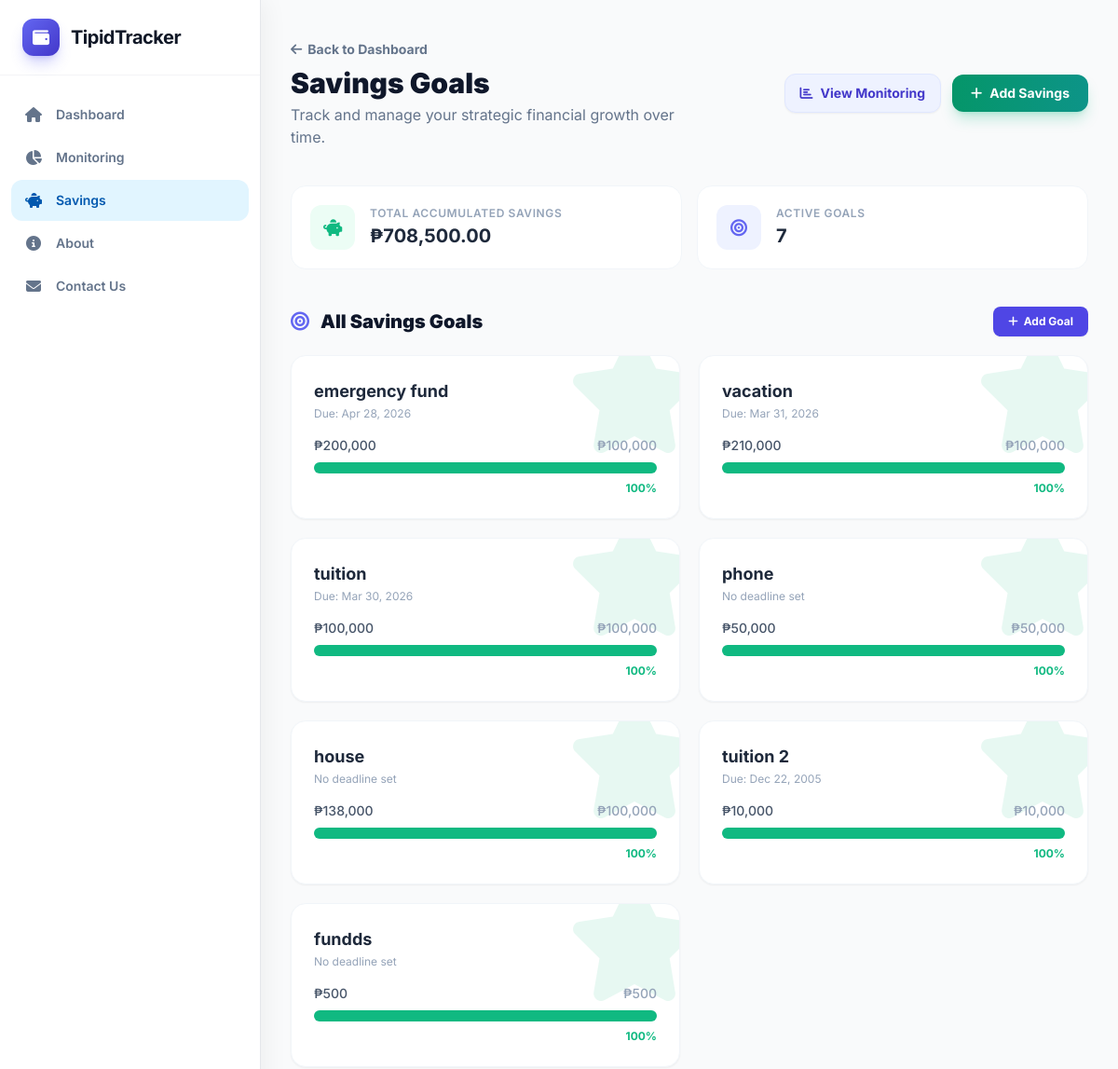
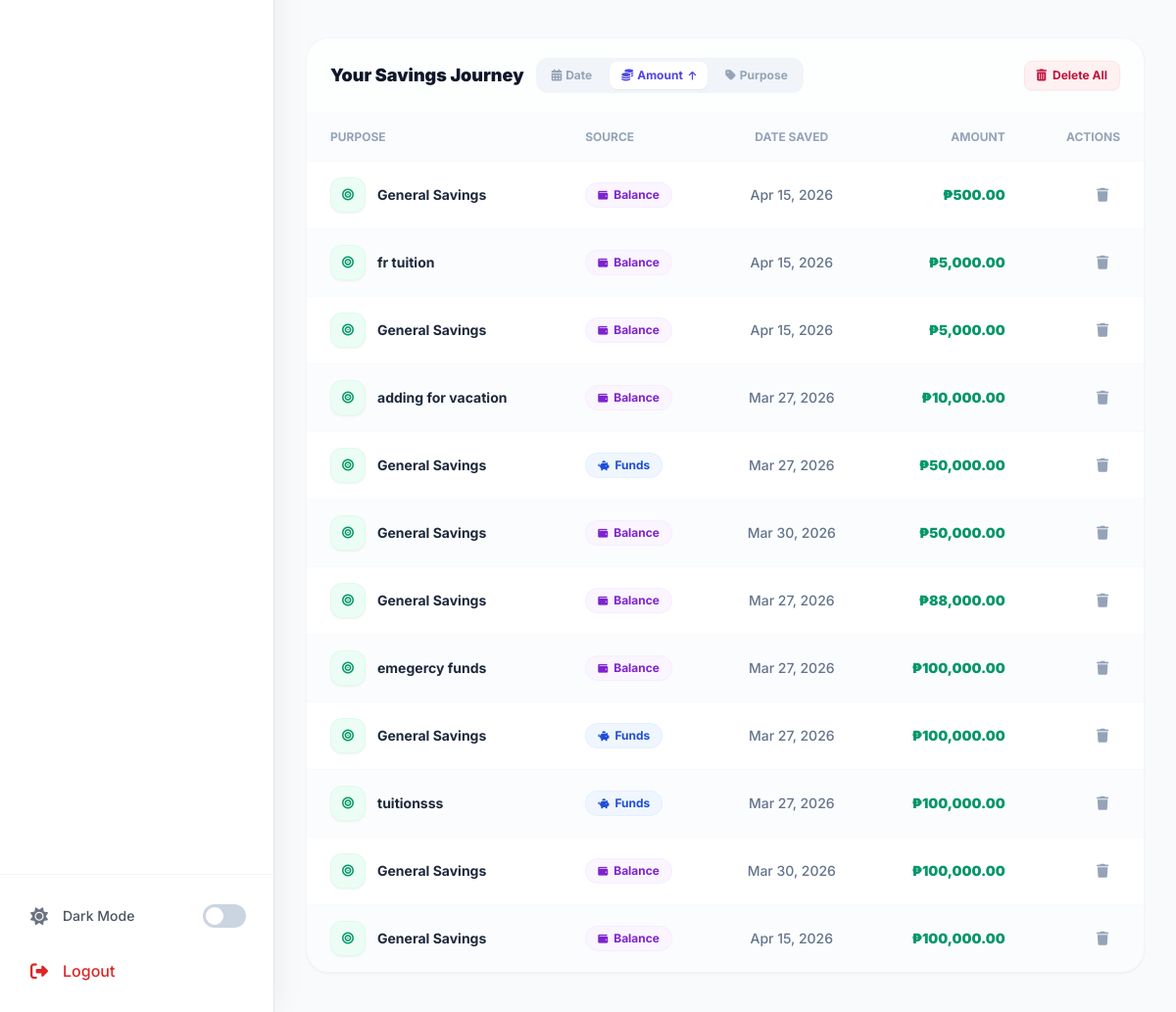
The page /savings/?sort=amount&dir=asc (signed in) on the database its author committed (2 pictures, top to bottom).
### budgetapp/models.py (models this page shows, shortened)
class SavingsGoal(models.Model):
    user          = models.ForeignKey(User, on_delete=models.CASCADE)
    name          = models.CharField(max_length=200)
    target_amount = models.DecimalField(max_digits=12, decimal_places=2,
                                        validators=[MinValueValidator(Decimal('0.01'))])
    deadline      = models.DateField(null=True, blank=True)

class Saving(models.Model):
    SOURCE_CHOICES = [
        ('funds',   'Funds'),
        ('balance', 'Balance'),
    ]
    user    = models.ForeignKey(User, on_delete=models.CASCADE)
    goal    = models.ForeignKey(SavingsGoal, on_delete=models.SET_NULL, null=True, blank=True)
    source  = models.CharField(max_length=20, choices=SOURCE_CHOICES, default='balance')
    purpose = models.CharField(max_length=200, default='General Savings')
    amount  = models.DecimalField(max_digits=12, decimal_places=2,
                                  validators=[MinValueValidator(Decimal('0.01'))])
    date    = models.DateField(default=datetime.date.today)

### budgetapp/views.py (the view)
# urls.py: path('savings/', views.savings_list, name='savings_list'),
@login_required
def savings_list(request):
    sort_by  = request.GET.get('sort', 'date')
    sort_dir = request.GET.get('dir', 'asc')   # asc = oldest first (lowest date)
    valid_sorts = {'date': 'date', 'amount': 'amount', 'purpose': 'purpose'}
    sort_field  = valid_sorts.get(sort_by, 'date')
    order_expr  = sort_field if sort_dir == 'asc' else f'-{sort_field}'
    savings       = Saving.objects.filter(user=request.user).select_related('goal').order_by(order_expr)
    total_savings = _agg(savings)
    goals         = SavingsGoal.objects.filter(user=request.user)
    goal_progress = []
    for g in goals:
        saved  = _agg(Saving.objects.filter(user=request.user, goal=g))
        target = g.target_amount
        if target > 0:
            pct    = min((float(saved) / float(target)) * 100, 100)
            status = 'completed' if pct >= 100 else 'in_progress'
            goal_progress.append({
                'pk':       g.pk,
                'name':     g.name,
                'saved':    float(saved),
                'target':   float(target),
                'percent':  pct,
                'status':   status,
                'deadline': g.deadline,
            })
    return render(request, 'budgetapp/savings_list.html',
                  {'savings': savings, 'total_savings': total_savings,
                   'goal_progress': goal_progress,
                   'sort_by': sort_by, 'sort_dir': sort_dir})

### budgetapp/views.py (called while the page is built)
def _agg(qs, field='amount'):
    return qs.aggregate(total=Sum(field))['total'] or 0

### budgetapp/templates/budgetapp/savings_list.html (shortened to what this page needs)
{% extends 'base.html' %}
{% load humanize %}
{% block content %}
<div class="flex flex-col sm:flex-row sm:items-center justify-between gap-6 mb-10">
    <div>
        <a href="{% url 'dashboard' %}" class="inline-flex items-center text-sm font-bold text-slate-500 hover:text-indigo-600 dark:text-gray-400 dark:hover:text-indigo-400 transition-colors mb-2 group">
            <i class="fas fa-arrow-left mr-1.5 transform group-hover:-translate-x-1 transition-transform"></i> Back to Dashboard
        </a>
        <h2 class="text-3xl font-black text-slate-900 dark:text-white">Savings Goals</h2>
        <p class="text-slate-500 dark:text-gray-400 mt-1 max-w-md">Track and manage your strategic financial growth over time.</p>
    </div>
    <div class="flex flex-wrap items-center gap-3">
        <a href="{% url 'savings_monitoring' %}" class="inline-flex items-center px-4 py-2.5 text-sm font-bold text-indigo-700 bg-indigo-50 border border-indigo-100 rounded-xl hover:bg-indigo-100 dark:bg-dark-surface dark:text-gray-200 dark:border-dark-border dark:hover:bg-gray-800 transition-all shadow-sm active:scale-95">
            <i class="fas fa-chart-bar mr-2"></i> View Monitoring
        </a>
        <a href="{% url 'saving_create' %}" class="inline-flex items-center px-5 py-2.5 text-sm font-bold text-white bg-gradient-to-r from-emerald-600 to-teal-600 rounded-xl hover:from-emerald-700 hover:to-teal-700 transition-all shadow-lg shadow-emerald-500/25 active:scale-95">
            <i class="fas fa-plus mr-2"></i> Add Savings
        </a>
    </div>
</div>
<div class="grid grid-cols-1 sm:grid-cols-2 gap-4 mb-10">
    <div class="bg-white dark:bg-dark-surface rounded-2xl border border-slate-100 dark:border-dark-border p-5 flex items-center gap-4">
        <div class="w-12 h-12 rounded-xl bg-emerald-50 dark:bg-green-500/10 flex items-center justify-center flex-shrink-0">
            <i class="fas fa-piggy-bank text-emerald-500 text-lg"></i>
        </div>
        <div>
            <p class="text-xs font-semibold text-slate-400 uppercase tracking-wider">Total Accumulated Savings</p>
            <p class="text-xl font-bold text-slate-800 dark:text-white mt-0.5">₱{{ total_savings|floatformat:2|intcomma }}</p>
        </div>
    </div>
    <div class="bg-white dark:bg-dark-surface rounded-2xl border border-slate-100 dark:border-dark-border p-5 flex items-center gap-4">
        <div class="w-12 h-12 rounded-xl bg-indigo-50 dark:bg-primary-500/10 flex items-center justify-center flex-shrink-0">
            <i class="fas fa-bullseye text-indigo-500 text-lg"></i>
        </div>
        <div>
            <p class="text-xs font-semibold text-slate-400 uppercase tracking-wider">Active Goals</p>
            <p class="text-xl font-bold text-slate-800 dark:text-white mt-0.5">{{ goal_progress|length|default:"0" }}</p>
        </div>
    </div>
</div>
<div class="mb-10">
    <div class="flex items-center justify-between mb-5">
        <h3 class="text-xl font-black text-slate-900 dark:text-white"><i class="fas fa-bullseye text-indigo-500 mr-2"></i> All Savings Goals</h3>
        <a href="{% url 'savings_goal_create' %}" class="inline-flex items-center px-4 py-2 text-xs font-bold text-white bg-indigo-600 rounded-lg hover:bg-indigo-700 transition-all shadow-sm">
            <i class="fas fa-plus mr-1.5"></i> Add Goal
        </a>
    </div>
    {% if goal_progress %}
    <div class="grid grid-cols-1 md:grid-cols-2 xl:grid-cols-3 gap-5">
        {% for gp in goal_progress %}
        <div class="bg-white dark:bg-dark-surface rounded-2xl p-6 shadow-sm border border-slate-100 dark:border-dark-border hover:border-indigo-200 transition-all duration-300 hover:shadow-lg hover:-translate-y-1 group relative overflow-hidden">
            <div class="flex justify-between items-start mb-4 relative z-10">
                <div>
                    <h4 class="font-bold text-slate-800 dark:text-white text-lg">{{ gp.name }}</h4>
                    <p class="text-xs text-slate-400 mt-0.5">{% if gp.deadline %}Due: {{ gp.deadline|date:"M d, Y" }}{% else %}No deadline set{% endif %}</p>
                </div>
            </div>
            <div class="relative z-10">
                <div class="flex justify-between text-sm font-medium mb-2">
                    <span class="text-slate-600 dark:text-gray-300">₱{{ gp.saved|floatformat:0|intcomma }}</span>
                    <span class="text-slate-400">₱{{ gp.target|floatformat:0|intcomma }}</span>
                </div>
                <div class="w-full bg-slate-100 dark:bg-gray-700 rounded-full h-3">
                    <div class="h-3 rounded-full transition-all duration-1000 ease-out list-savings-bar {% if gp.status == 'completed' %}bg-emerald-500{% else %}bg-indigo-500{% endif %}" style="width: 0%" data-width="{{ gp.percent }}%"></div>
                </div>
                <p class="text-xs font-bold text-right mt-2 {% if gp.status == 'completed' %}text-emerald-500{% else %}text-indigo-500{% endif %}">{{ gp.percent|floatformat:0 }}%</p>
            </div>
            {% if gp.status == 'completed' %}
            <div class="absolute -right-6 -top-6 text-emerald-500/10">
                <i class="fas fa-star text-9xl"></i>
            </div>
            {% endif %}
        </div>
        {% endfor %}
    </div>
    {% endif %}
</div>
<div class="bg-white dark:bg-dark-surface rounded-3xl shadow-sm border border-slate-100 dark:border-dark-border overflow-hidden">
    <div class="px-6 py-5 border-b border-slate-50 dark:border-dark-border flex flex-wrap gap-3 justify-between items-center bg-slate-50/30 dark:bg-gray-800/20">
        <div class="flex items-center gap-3 flex-wrap">
            <h3 class="text-lg font-black text-slate-900 dark:text-white">Your Savings Journey</h3>
            <div class="flex items-center gap-1.5 bg-slate-100 dark:bg-gray-800 p-1 rounded-xl">
                {% with next_dir_date=sort_dir|yesno:'desc,asc' %}
                <a href="?sort=date&dir={% if sort_by == 'date' %}{{ next_dir_date }}{% else %}asc{% endif %}"
                   class="flex items-center gap-1 px-3 py-1.5 text-xs font-bold rounded-lg transition-all
                          {% if sort_by == 'date' %}bg-white dark:bg-gray-700 text-indigo-600 dark:text-indigo-400 shadow-sm{% else %}text-slate-400 hover:text-slate-600 dark:hover:text-gray-300{% endif %}">
                    <i class="fas fa-calendar-alt"></i> Date
                </a>
                {% endwith %}
                {% with next_dir_amt=sort_dir|yesno:'desc,asc' %}
                <a href="?sort=amount&dir={% if sort_by == 'amount' %}{{ next_dir_amt }}{% else %}asc{% endif %}"
                   class="flex items-center gap-1 px-3 py-1.5 text-xs font-bold rounded-lg transition-all
                          {% if sort_by == 'amount' %}bg-white dark:bg-gray-700 text-indigo-600 dark:text-indigo-400 shadow-sm{% else %}text-slate-400 hover:text-slate-600 dark:hover:text-gray-300{% endif %}">
                    <i class="fas fa-coins"></i> Amount
                    {% if sort_by == 'amount' %}
                        <i class="fas fa-arrow-{% if sort_dir == 'asc' %}up{% else %}down{% endif %} text-[10px] ml-0.5"></i>
                    {% endif %}
                </a>
                {% endwith %}
                {% with next_dir_pur=sort_dir|yesno:'desc,asc' %}
                <a href="?sort=purpose&dir={% if sort_by == 'purpose' %}{{ next_dir_pur }}{% else %}asc{% endif %}"
                   class="flex items-center gap-1 px-3 py-1.5 text-xs font-bold rounded-lg transition-all
                          {% if sort_by == 'purpose' %}bg-white dark:bg-gray-700 text-indigo-600 dark:text-indigo-400 shadow-sm{% else %}text-slate-400 hover:text-slate-600 dark:hover:text-gray-300{% endif %}">
                    <i class="fas fa-tag"></i> Purpose
                </a>
                {% endwith %}
            </div>
        </div>
        {% if savings %}
        <a href="{% url 'saving_delete_all' %}" class="inline-flex items-center px-3 py-1.5 text-xs font-bold text-rose-700 bg-rose-50 border border-rose-100 rounded-lg hover:bg-rose-100 transition-all shadow-sm active:scale-95">
            <i class="fas fa-trash-alt mr-1.5"></i> Delete All
        </a>
        {% endif %}
    </div>
    <div class="overflow-x-auto" style="--scroll-shadow: inset -8px 0 12px -8px rgba(0,0,0,.06);">
        <table class="w-full text-sm text-left text-slate-500 dark:text-gray-400 min-w-[540px]">
            <thead class="text-xs text-slate-400 uppercase bg-slate-50/50 dark:bg-gray-800/80 dark:text-gray-400 border-b border-slate-50 dark:border-dark-border">
                <tr>
                    <th scope="col" class="px-6 py-4 font-bold">Purpose</th>
                    <th scope="col" class="px-6 py-4 font-bold">Source</th>
                    <th scope="col" class="px-6 py-4 font-bold text-center">Date Saved</th>
                    <th scope="col" class="px-6 py-4 font-bold text-right">Amount</th>
                    <th scope="col" class="px-6 py-4 font-bold text-right">Actions</th>
                </tr>
            </thead>
            <tbody id="savings-tbody">
                {% for saving in savings %}
                <tr class="bg-white odd:bg-white even:bg-slate-50/50 dark:bg-dark-surface hover:bg-emerald-50/30 dark:hover:bg-gray-800/50 transition-all duration-200 border-b border-slate-50 dark:border-dark-border last:border-0 group/row">
                    <td class="px-6 py-4 font-bold text-slate-800 dark:text-white">
                        <div class="flex items-center gap-3">
                            <div class="w-9 h-9 rounded-xl bg-emerald-50 text-emerald-600 dark:bg-green-500/10 dark:text-green-400 flex items-center justify-center text-xs flex-shrink-0 transition-transform group-hover/row:scale-110 shadow-sm border border-emerald-100/50">
                                <i class="fas fa-bullseye"></i>
                            </div>
                            <span>{{ saving.purpose }}</span>
                        </div>
                    </td>
                    <td class="px-6 py-4">
                        {% if saving.source == 'funds' %}
                        <span class="inline-flex items-center gap-1.5 px-3 py-1 text-xs font-bold rounded-full bg-blue-50 text-blue-700 dark:bg-blue-500/10 dark:text-blue-400 border border-blue-100/50">
                            <i class="fas fa-piggy-bank text-[10px]"></i> Funds
                        </span>
                        {% else %}
                        <span class="inline-flex items-center gap-1.5 px-3 py-1 text-xs font-bold rounded-full bg-purple-50 text-purple-700 dark:bg-purple-500/10 dark:text-purple-400 border border-purple-100/50">
                            <i class="fas fa-wallet text-[10px]"></i> Balance
                        </span>
                        {% endif %}
                    </td>
                    <td class="px-6 py-4 text-center text-slate-500 dark:text-gray-400 font-medium">{{ saving.date|date:"M d, Y" }}</td>
                    <td class="px-6 py-4 font-black text-emerald-600 dark:text-emerald-400 text-right">₱{{ saving.amount|floatformat:2|intcomma }}</td>
                    <td class="px-6 py-4 text-right">
                        <div class="flex justify-end gap-2">
                            <a href="{% url 'saving_delete' saving.pk %}" class="w-9 h-9 flex items-center justify-center text-slate-400 hover:text-rose-600 hover:bg-rose-50 dark:hover:bg-red-500/10 rounded-xl transition-all border border-transparent hover:border-rose-100 hover:shadow-sm" title="Delete">
                                <i class="fas fa-trash text-sm"></i>
                            </a>
                        </div>
                    </td>
                </tr>
                {% endfor %}
            </tbody>
        </table>
    </div>
</div>
{% endblock %}

### templates/base.html (style rules this page uses)
:root { --hue: 243; --primary: oklch(52% 0.22 var(--hue)); --primary-dim: oklch(45% 0.18 var(--hue)); --primary-soft:oklch(96% 0.03 var(--hue)); --green: oklch(58% 0.18 150); --red: oklch(56% 0.22 25); --surface: oklch(99.5% 0.004 var(--hue)); --surface-2: oklch(97.5% 0.005 var(--hue)); --border: oklch(91% 0.01 var(--hue)); --text-1: oklch(18% 0.015 var(--hue)); --text-2: oklch(50% 0.01 var(--hue)); --text-muted: oklch(55% 0.01 var(--hue)); --radius: 1rem; --shadow-sm: 0 1px 3px rgba(0,0,0,.06), 0 1px 2px rgba(0,0,0,.04); --shadow-md: 0 4px 16px rgba(0,0,0,.08); --shadow-lg: 0 8px 32px rgba(0,0,0,.12); --ease-out: cubic-bezier(0.23, 1, 0.32, 1); --dur-fast: 140ms; --dur-base: 220ms; }
tbody tr { animation: fadeInRow 0.35s ease both; }
tbody tr:nth-child(1) { animation-delay: 0ms; }
tbody tr:nth-child(2) { animation-delay: 40ms; }
tbody tr:nth-child(3) { animation-delay: 80ms; }
tbody tr:nth-child(4) { animation-delay: 120ms; }
tbody tr:nth-child(5) { animation-delay: 160ms; }
tbody tr:nth-child(6) { animation-delay: 200ms; }
tbody tr:nth-child(7) { animation-delay: 240ms; }
tbody tr:nth-child(8) { animation-delay: 280ms; }
tbody tr:nth-child(9) { animation-delay: 320ms; }
tbody tr:nth-child(10) { animation-delay: 360ms; }

### rows shown on the page
SavingsGoal: name "emergency fund", deadline "Apr 28, 2026"
SavingsGoal: name "vacation", deadline "Mar 31, 2026"
SavingsGoal: name "tuition", deadline "Mar 30, 2026"
SavingsGoal: name "phone"
SavingsGoal: name "house"
SavingsGoal: name "tuition 2", deadline "Dec 22, 2005"
SavingsGoal: name "fundds"
Saving: purpose "General Savings", source "balance" (drawn), date "Apr 15, 2026", amount "500.00"
Saving: purpose "fr tuition", source "balance" (drawn), date "Apr 15, 2026", amount "5,000.00"
Saving: purpose "General Savings", source "balance" (drawn), date "Apr 15, 2026", amount "5,000.00"
Saving: purpose "adding for vacation", source "balance" (drawn), date "Mar 27, 2026", amount "10,000.00"
Saving: purpose "General Savings", source "funds" (drawn), date "Mar 27, 2026", amount "50,000.00"
Saving: purpose "General Savings", source "balance" (drawn), date "Mar 30, 2026", amount "50,000.00"
Saving: purpose "General Savings", source "balance" (drawn), date "Mar 27, 2026", amount "88,000.00"
Saving: purpose "emegercy funds", source "balance" (drawn), date "Mar 27, 2026", amount "100,000.00"
Saving: purpose "General Savings", source "funds" (drawn), date "Mar 27, 2026", amount "100,000.00"
Saving: purpose "tuitionsss", source "funds" (drawn), date "Mar 27, 2026", amount "100,000.00"
Saving: purpose "General Savings", source "balance" (drawn), date "Mar 30, 2026", amount "100,000.00"
Saving: purpose "General Savings", source "balance" (drawn), date "Apr 15, 2026", amount "100,000.00"

### other values the page prints
{{ total_savings|floatformat:2|intcomma }} "708,500.00"
{{ goal_progress|length|default:"0" }} "7"
{{ gp.saved|floatformat:0|intcomma }} "200,000" "210,000" "100,000" "50,000" "138,000" "10,000" "500"
{{ gp.target|floatformat:0|intcomma }} "100,000" "100,000" "100,000" "50,000" "100,000" "10,000" "500"
{{ gp.percent|floatformat:0 }} "100" "100" "100" "100" "100" "100" "100"
